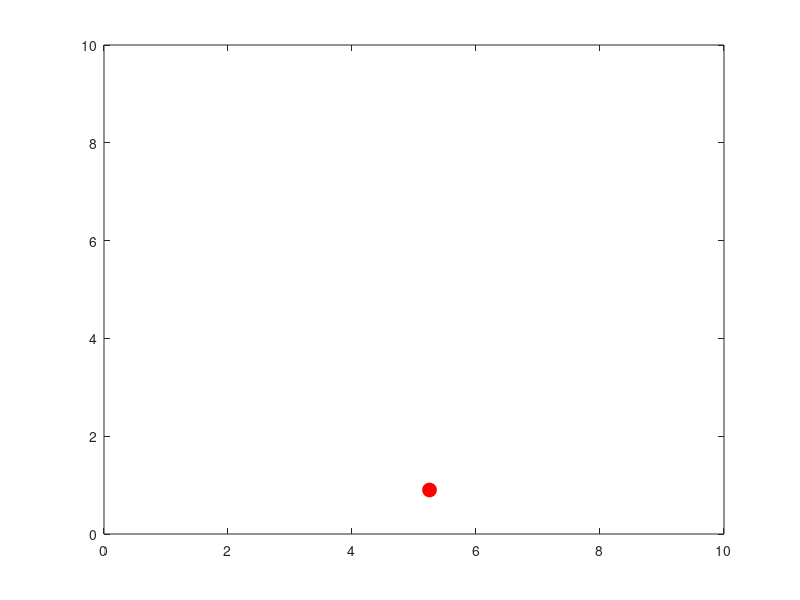

Write MATLAB code to recreate this figure.
clear; clc;

ITERATIONS = 50;                                         % numero de iterações
X_MIN = 0; X_MAX = 10;                                   % dominio de x
Y_MIN = 0; Y_MAX = 10;                                   % dominio de y
SPEED = 10;                                              % velocidade
LOST_PERCENTAGE = 50;                                    % percentagem removida
                                                         % 'a velocidade em cada
                                                         % embate

x = zeros(1, ITERATIONS); y = zeros(1,ITERATIONS);       % posicao
x(1) = 5; y(1) = 5;                                      % posicao inicial
v_x = zeros(1, ITERATIONS); v_y = zeros(1,ITERATIONS);   % velocidade
v_x(1) = 2; v_y(1) = 0;                                  % velocidade inicial
accel_x = 0; accel_y = -1;

clf; figure(1);

for i = 2:ITERATIONS
    x(i) = x(i - 1) + v_x(i - 1);
    y(i) = y (i - 1) + v_y(i - 1);

    if x(i) < X_MIN
        x(i) = -x(i);
        v_x(i) = -v_x(i - 1) * ((100 - LOST_PERCENTAGE) / 100);
        v_y(i) = v_y(i - 1);
    elseif x(i) > X_MAX
        x(i) = X_MAX * 2 - x(i);
        v_x(i) = -v_x(i - 1) * ((100 - LOST_PERCENTAGE) / 100);
        v_y(i) = v_y(i - 1);
    elseif y(i) < Y_MIN
        y(i) = -y(i);
        v_x(i) = v_x(i - 1);
        v_y(i) = -v_y(i - 1) * ((100 - LOST_PERCENTAGE) / 100);
    elseif y(i) > Y_MAX
        y(i) = Y_MAX * 2 - y(i);
        v_x(i) = v_x(i - 1);
        v_y(i) = -v_y(i - 1) * ((100 - LOST_PERCENTAGE) / 100);
    else
        v_x(i) = v_x(i - 1);
        v_y(i) = v_y(i - 1);
    end

    v_x(i) = v_x(i) + accel_x;
    v_y(i) = v_y(i) + accel_y;

    plot(x(i), y(i), 'or', 'MarkerSize', 10, 'MarkerFaceColor', 'r'); hold off;
    axis([X_MIN X_MAX Y_MIN Y_MAX])
    pause(1 / SPEED)
end
